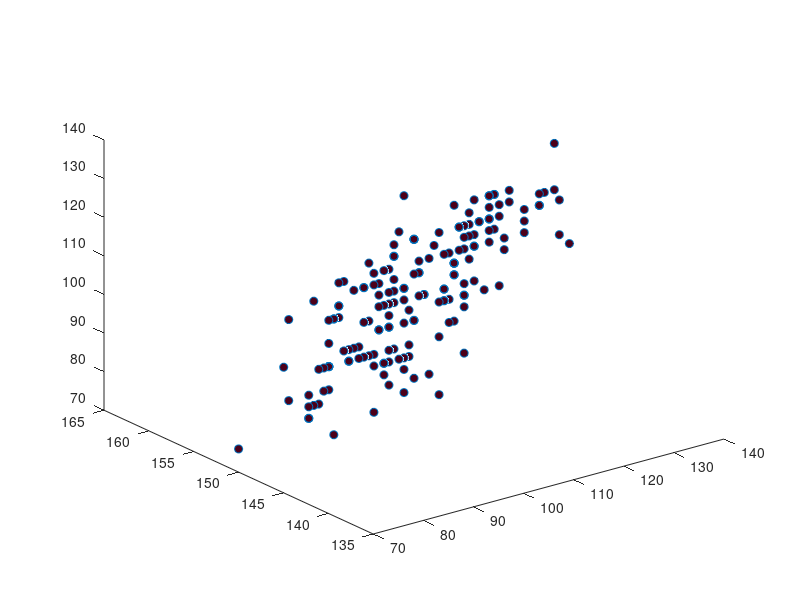

The MATLAB source for this figure: (Note: this script raises an error after producing the figure.)
clear all; close all; figure; 

xAxisLabel = 'WORD ID';
yAxisLabel = 'TOWRE';
zAxisLabel = 'CTOPP'; 

xDataConcat = [ 
      110
   103
    80
    89
   110
    95
   115
   105
    70
   115
   113
    95
   111
    99
    99
    89
    91
   100
   100
   114
   102
   106
    84
   120
   112
    97
    94
   113
   103
   122
   103
    97
   117
    98
   117
    88
   112
   115
   123
   101
   106
    88
   111
    87
   136
   116
   134
   105
   123
   133
    86
    93
   100
   131
   115
   119
   118
    92
   113
    86
   117
   113
    90
   103
    96
   111
   100
    99
    95
    85
    97
   100
   105
   111
    84
   120
    87
    88
   101
   104
   122
   113
   101
   121
   108
   101
   103
   127
    99
   104
    88
    88
   121
   130
   115
   133
   120
    88
    90
   110
   124
   122
   115
    98
   114
    85
   120
    97
    94
   113
   105
   105
    95
    80
    96
   110
   105
   101
    84
   134
    92
    98
   103
   113
   114
    99
   115
   100
   102
   120
    98
   100
    90
    89
   127
   130
   112
   121
    97
    91
   100
   130
   106
   117
    93
   116
    84
   101
   108
    92
   107
   100
    79
    98
   107
   105
   109
   116
   101
   104
   120
   115
   127
   116
   103
   118
    96
   103
    88
   120
   117
    90
   106
   124
   111]; 

yDataConcat =   [ 126
   109
    71
    88
   104
    92
   109
    96
    72
   111
   117
    95
    95
    89
   102
    89
    86
    93
    90
   111
    96
   116
    74
   123
   118
    77
    81
   128
   111
   110
    92
    87
    96
    97
    90
    84
   104
   123
   115
   101
   111
    78
   105
    79
   115
   125
   140
    95
   116
   131
    86
    88
    92
   140
   137
   125
   118
    90
    97
    74
   102
    93
    86
   114
    98
    97
    94
   105
    87
    79
    81
   105
   115
   111
    75
   117
    70
    81
   123
   108
   123
    93
    90
   109
    92
    87
   109
   129
   102
   104
    77
    87
   125
   134
   103
   128
   131
    85
    90
   110
   146
   131
   113
    93
    98
    87
    98
    87
   103
   101
    90
   111
    90
    78
    88
    96
   110
   113
    72
   116
    86
   118
   104
   126
   101
    90
   100
    93
    87
   120
   101
   102
    75
    87
   119
   128
   103
   116
    89
    89
   113
   140
   135
   126
    95
   114
    78
    89
   121
   101
    95
   111
    80
    88
    99
   107
   103
   120
   128
    96
   118
    98
   104
    98
    86
   123
   107
   101
    83
   131
   111
    87
   110
   143
   133    
   ];


zDataConcat = [
            91
   103
    85
    73
   118
   100
   112
   118
    76
    85
   109
    91
   100
   103
    88
   103
    94
    91
    88
   118
    88
   103
    85
   118
   112
    91
    94
    94
    97
   118
   106
    88
   112
    97
   103
    85
    94
   100
   112
    91
   109
    91
   103
    91
   106
   121
   109
    82
   109
   133
    91
    94
    82
   121
    97
   100
   118
    91
   109
    82
   112
   106
   106
    88
    91
   100
   103
    88
   109
   109
    76
   100
   109
   103
    79
   112
    85
    91
   103
    88
   121
   109
   106
   124
   112
   109
    79
   112
    85
   100
    97
    91
   115
   118
   103
   121
   124
    91
   106
   100
   121
   100
   100
   103
   112
    82
   118
   112
    91
   106
    97
    97
   109
   106
   100
    76
   118
   115
    79
   118
    91
   109
    85
   124
   118
   112
   118
   112
   121
   115
   106
    97
   103
   103
   118
   121
   100
   124
   109
   112
   106
   118
   109
   115
   109
   115
    82
   115
    82
    94
   103
    97
    94
    97
   103
   118
   115
   118
   118
    91
   124
   115
   115
   109
   130
   118
   115
   106
   103
   121
   124
   112
   112
   124
   112
    ];

ageDataConcat = [   11.4900
   10.1300
    9.0200
   11.3900
    9.9700
    7.4600
   11.6900
   10.3200
   10.8600
   11.7300
   10.4100
    7.8700
   11.1400
    7.1800
    9.5800
   10.1900
    8.6200
   10.5800
   10.2700
   10.7300
   11.9900
   10.1200
    9.8400
   11.7800
    9.1200
    7.2000
    8.2600
   11.7000
    8.6000
    7.7300
   11.5800
   10.8400
    8.2500
    7.4700
    7.0100
    9.7800
   10.7000
   10.9300
   11.0000
    9.7200
    7.5100
    9.0500
    7.5600
    9.4700
   11.8300
    9.4600
    9.9300
   10.7700
    9.1500
    7.0100
   10.8500
    8.6100
   10.7700
    7.6000
   10.2100
   12.4700
   11.1800
   12.4100
   10.9800
    8.4200
   12.6800
   11.3300
   11.8600
   12.7200
    8.7800
   12.1200
    8.0900
   10.4900
   11.1000
    9.6400
   11.5900
   11.2800
   11.6900
   11.2400
   10.7900
   12.7700
    8.1000
    9.2100
   12.7000
    9.7000
    8.7900
   12.5600
   11.7400
    9.1800
    8.4800
    8.0100
   11.5700
   12.0200
   10.7000
    8.5200
    9.9500
   10.4300
   10.4300
   10.9900
   11.7100
   10.1100
    7.9900
   11.8400
    9.5500
   11.7400
    8.5900
   11.2200
   13.4700
   13.4100
   11.9100
    9.4700
   13.6700
   12.8100
    9.8100
   13.1200
    9.1100
   11.5100
   12.1300
   10.6500
   12.6400
   12.1900
   12.6900
   12.2500
   11.8500
   13.7800
   10.1300
   13.7200
   10.7000
    9.7900
   13.5700
   12.7700
   10.1800
    9.4100
    9.0300
   13.0400
   11.6300
    9.5400
   10.9800
   11.4500
   11.4600
   11.9600
   12.7100
    8.9000
   12.8800
   10.6700
   12.7900
    9.6000
   12.2200
   14.3800
   14.6200
   12.8300
   10.2900
   13.7800
   14.8000
   10.8600
   10.1500
   12.5600
   11.7200
   13.8200
   13.1400
   13.4900
   13.3200
   14.9900
   14.7700
   11.6600
   10.7100
   14.6500
   11.2300
   10.3400
    9.9500
   14.1000
   12.6900
   10.4700
   12.3800
   13.0700
    9.9800
   13.7000
   13.7800
   10.8100
   13.4400];

numPoints = length(xDataConcat);
xProject = 140; 
yProject = 150; 
zProject = 60; 

%% projecting onto the y wall
close all; 
figure; 

color1 = [.3 0 .1];
plot3(xDataConcat, ones(1,numPoints).*yProject, zDataConcat, 'o', ...
    'markerfacecolor', color1)
grid ons
whitebg([.6 .6 .6])

axis([60 140 50 150 60 140])

view([58.5 16.0])

xlabel(xAxisLabel)
ylabel(yAxisLabel)
zlabel(zAxisLabel)

